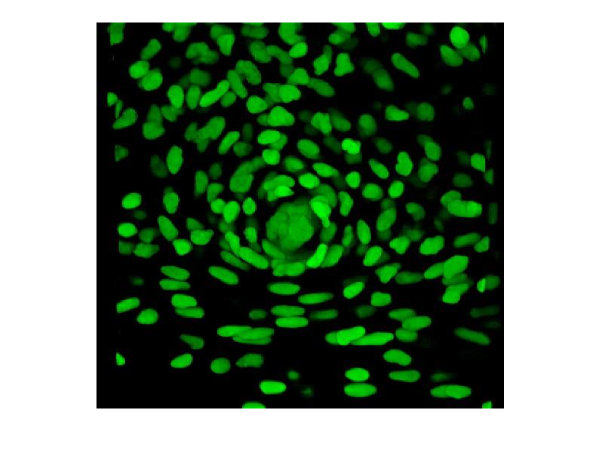
%> input picture Spring 2025/MATLAB_SP2021Codes/original.png, 1201 x 901 px (shown at 1/2 size)
$ octave BasicCellSegm_PedroFoundational.m   (GNU Octave 9; MATLAB toolbox functions it lacks are replaced by stand-ins)
%> lines starting %> are read from the running program, lines starting %| are printed output that depends on the picture; in (x1, y1, x2, y2) boxes, pixels count from 0 and x2, y2 are one past the last pixel; in counts of white or black regions, pixels touching at a corner belong together; the program's own positions count from 1
clc; close all; clear;
A = imread('original.png');
%> A is the input picture: size 901x1201x3 uint8; mean R, G, B 108.4, 133.3, 108.6
J=imresize(A, 0.53)
I = rgb2gray(J); %converts image to grayscale
I = adapthisteq(I); %local contrast adjustment to extract "dimmer cells"
I = imclearborder(I); %eliminates object on borders that may be caused by noise
I = wiener2(I, [2 2]); %adaptive filtering to remove noise (in a small window, 5 x5 or 10x 10 pixels-size of pixels, ignore pixel size in bracket until identify algo)
%% Steps to extract perimeters of cell or cell groups using binarization technique
bw = imbinarize(I, graythresh(I)); %(finding global threshold using Otsu's method, use to convert greyscale to binary)
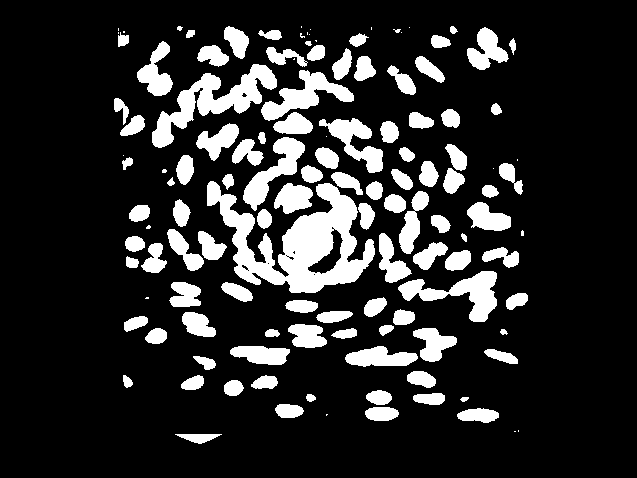
%> bw: size 478x637 logical; 16.9% white; 127 white regions (25 under 20 px), largest, box (x1, y1, x2, y2) and area: (207, 181, 375, 293) 8169, (152, 64, 277, 148) 3369, (398, 271, 497, 322) 2018
bw2 = imfill(bw,'holes'); %fills image regions and holes - necessary when cells have varying contrast within themselves
%> bw2: size 478x637 logical; 17.1% white; 127 white regions (25 under 20 px), largest, box (x1, y1, x2, y2) and area: (207, 181, 375, 293) 8768, (152, 64, 277, 148) 3382, (398, 271, 497, 322) 2018
bw3 = imopen(bw2, strel('disk',2)); %morphological opening using disc kernel
%> bw3: size 478x637 logical; 16.8% white; 105 white regions (2 under 20 px), largest, box (x1, y1, x2, y2) and area: (207, 181, 375, 293) 8729, (152, 64, 277, 148) 3355, (398, 271, 497, 322) 2007
bw4 = bwareaopen(bw3, 100); %remove all connected components (cells) that have fewer than 10 pixels
bw4_perim = bwperim(bw4); %finds the cell group perimeters
%> bw4_perim: size 478x637 logical; 2.6% white in thin lines or dots, all inside (x1, y1, x2, y2) = (114, 26, 528, 444)
overlay1 = imoverlay(I, bw4_perim, [1 .3 .3]); %overlaying over the grayscale image-from imoverlay function written by Steven L. Eddins
%% Applying watershed algorithm on image, able to partially divide the groups into distinct cells
%watershed algo- interprets the gray level of pixels as the altitude of a relief
%thus, modify image so cell borders have the highest intensity and
%background is clearly marked
%Discover putative cell centroids
maxs = imextendedmax(I,  5);
%> maxs: size 478x637 logical; 2.2% white; 428 white regions (331 under 20 px), largest, box (x1, y1, x2, y2) and area: (175, 434, 222, 444) 272, (488, 368, 509, 380) 128, (239, 215, 250, 233) 106
maxs = imclose(maxs, strel('disk',3));
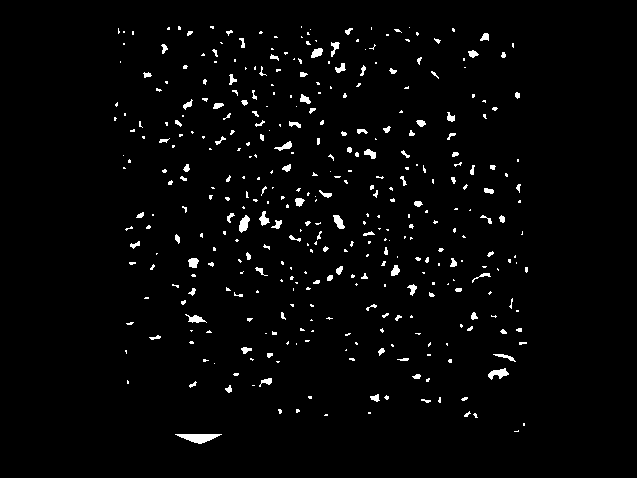
%> maxs: size 478x637 logical; 2.3% white; 380 white regions (262 under 20 px), largest, box (x1, y1, x2, y2) and area: (175, 434, 222, 444) 272, (488, 368, 509, 380) 133, (239, 215, 250, 233) 122
maxs = imfill(maxs, 'holes');
maxs = bwareaopen(maxs, 2);
overlay2 = imoverlay(I, bw4_perim | maxs, [1 .3 .3]);
% modify the image so that the background pixels and the extended maxima
%pixels are forced to be the only local minima in the image.
Jc = imcomplement(I);
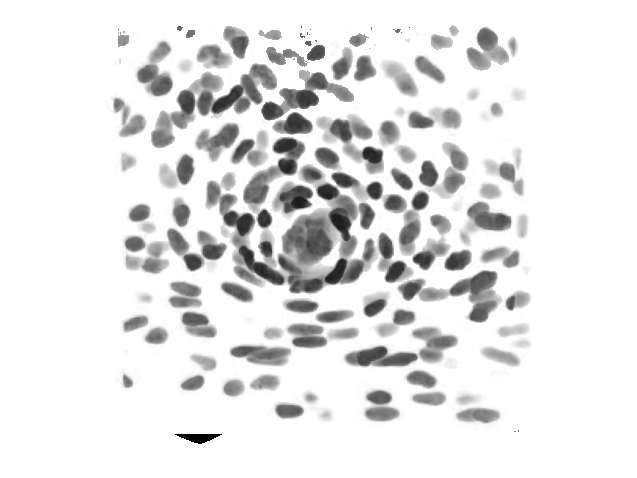
%> Jc: size 478x637 uint8; min 1, max 255, mean 229.7
I_mod = imimposemin(Jc, ~bw4 | maxs);
L = watershed(I_mod);
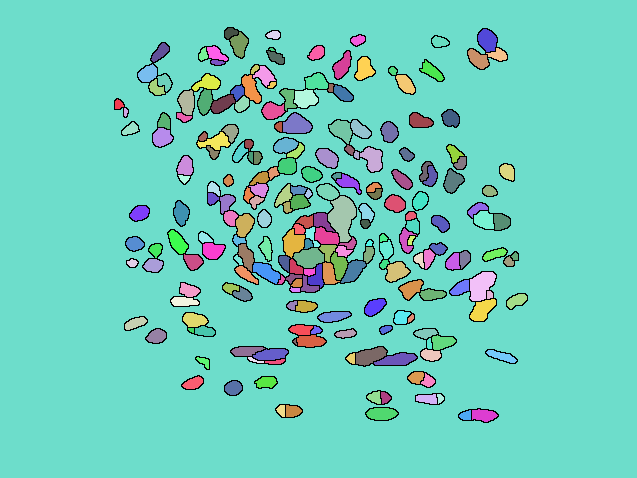
%> L: size 478x637 uint8; 224 distinct labels, from 0 to 223; one colour per label, 0 black
labeledImage = label2rgb(L);
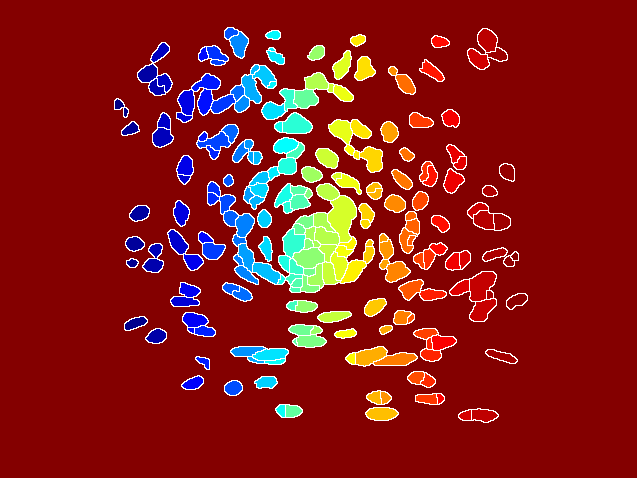
%> labeledImage: size 478x637x3 uint8; mean R, G, B 136.4, 26, 24.2
[L, num] = bwlabel(L)
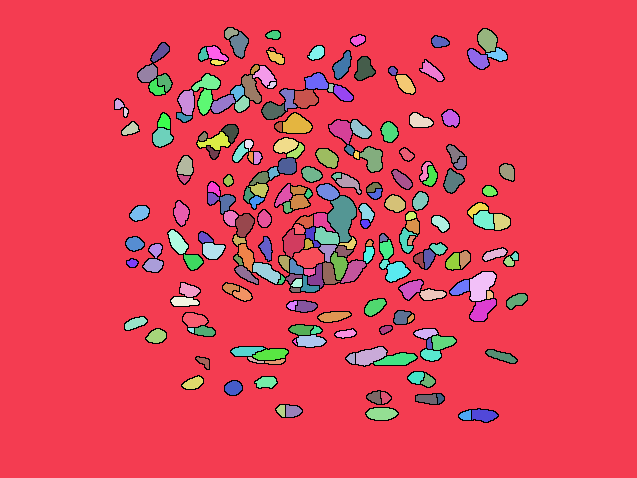
%> L: size 478x637 double; 224 distinct labels, from 0 to 223; one colour per label, 0 black
%> num = 223
%% Overlays detected cells over original grayscale image
mask = im2bw(L, 1);
%> mask: size 478x637 logical; 11.9% white; 222 white regions (2 under 20 px), largest, box (x1, y1, x2, y2) and area: (328, 196, 356, 242) 815, (470, 272, 496, 301) 527, (293, 248, 324, 268) 435
overlay3 = imoverlay(I, mask, [1 .3 .3]);
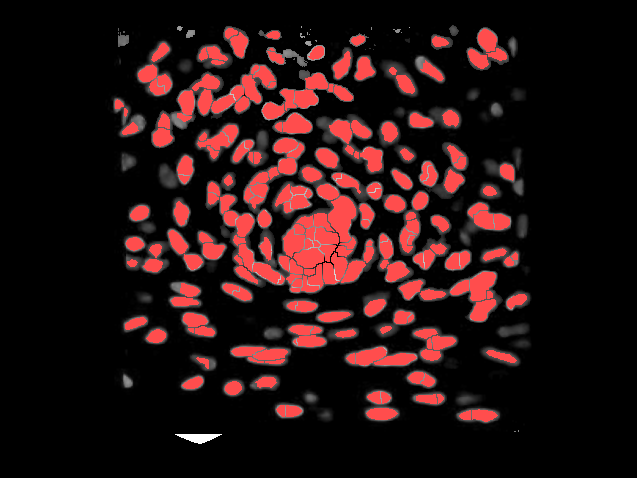
%> overlay3: size 478x637x3 uint8; mean R, G, B 38.6, 17.4, 17.4
% iout= labelimg(I, 'There are 185 cells detected')
imshow(overlay3)
